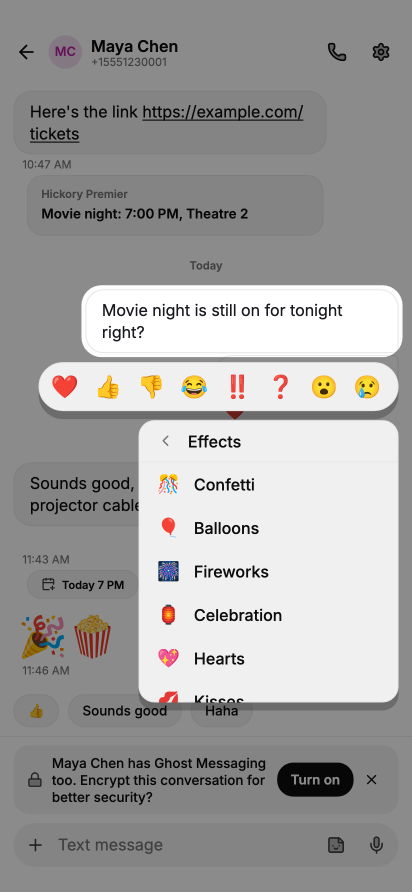
#> input picture test/shots/2-thread-held-effects-light.png, 824 x 1784 px, given in place of 2-thread-light.png, which was not available (shown at 1/2 size)
$ python site-layers.py
#> lines starting #> are read from the running program, lines starting #| are printed output that depends on the picture; after the words box and inside, x2 and y2 are one past the last pixel; in counts of white or black regions, pixels touching at a corner belong together
#!/usr/bin/env python3
"""Cuts the app's own screenshots into the pictures gogho.st uses (site/shots/).

Matt, 2026-11-15: "the phone isn't using a real screenshot from the app, i'd like it to be composed of an "exploded"
view of the app". The screen tests draw the app pixel for pixel (test/shots/*-light.png, at twice size), so the site
shows the real thing: whole screens, and the pieces of one conversation lifted apart for the hero's exploded view.
The site is mostly white (Matt: "a white green so a mostly white with a hint of teal / bluegreen"), so the light
screens are used. Each piece is cut from the app's near-white background (253, 253, 253), which is made see-through
from the crop's edges inwards, so a bubble floats on its own.

  python3 tool/site-layers.py      (after the screen tests redraw: flutter test --update-goldens test/screens_test.dart)
"""
from collections import deque
from pathlib import Path

from PIL import Image, ImageDraw

ROOT = Path(__file__).resolve().parent.parent
SHOTS = ROOT / "test" / "shots"
OUT = ROOT / "site" / "shots"

# Each theme's background in the app, and how near a pixel must be to count as it (a bubble's grey is not). The site
# is dark by default (Matt: "want to have a dark mode that's used by default"), light as a choice: both are cut, the
# dark ones as name-dark.webp.
THEMES = {"light": (253, 4), "dark": (4, 7)}
BG, NEAR = THEMES["light"]


def cut(image, box):
    """The crop with the background around its edges made see-through (a flood from every edge pixel)."""
    piece = image.crop(box).convert("RGBA")
    w, h = piece.size
    px = piece.load()
    seen = bytearray(w * h)
    todo = deque()

    def bg(x, y):
        r, g, b, _ = px[x, y]
        return max(abs(r - BG), abs(g - BG), abs(b - BG)) <= NEAR

    for x in range(w):
        todo.append((x, 0))
        todo.append((x, h - 1))
    for y in range(h):
        todo.append((0, y))
        todo.append((w - 1, y))
    while todo:
        x, y = todo.popleft()
        i = y * w + x
        if seen[i] or not bg(x, y):
            continue
        seen[i] = 1
        px[x, y] = (0, 0, 0, 0)
        if x > 0: todo.append((x - 1, y))
        if x < w - 1: todo.append((x + 1, y))
        if y > 0: todo.append((x, y - 1))
        if y < h - 1: todo.append((x, y + 1))
    # The edge of what is left is softened by a pixel, so it does not show a dark fringe on the page.
    alpha = piece.getchannel("A")
    for y in range(h):
        for x in range(w):
            if alpha.getpixel((x, y)) and any(
                0 <= x + dx < w and 0 <= y + dy < h and not alpha.getpixel((x + dx, y + dy))
                for dx, dy in ((1, 0), (-1, 0), (0, 1), (0, -1))
            ):
                r, g, b, _ = px[x, y]
                px[x, y] = (r, g, b, 150)
    return piece


def pill(image, box, radius):
    """A crop kept to a rounded rectangle: for what floats over other things in the app (the dock, the call banner)."""
    piece = image.crop(box).convert("RGBA")
    mask = Image.new("L", piece.size, 0)
    ImageDraw.Draw(mask).rounded_rectangle((0, 0, piece.size[0] - 1, piece.size[1] - 1), radius=radius, fill=255)
    piece.putalpha(mask)
    return piece


# Writes a piece to site/shots as a WebP: under `name` in the light theme, `name`-dark in the dark.
def save(piece, name, theme="light"):
    name = name if theme == "light" else f"{name}-dark"
    OUT.mkdir(parents=True, exist_ok=True)
    piece.save(OUT / f"{name}.webp", "WEBP", quality=88, method=6)
    print(f"ok site/shots/{name}.webp {piece.size[0]}x{piece.size[1]}")


# Where each piece of the conversation sits in each theme (dark draws the top bubbles a few pixels lower).
PIECES = {
    "light": {
        "x-header": (0, 44, 824, 160), "x-link": (20, 174, 664, 316), "x-place": (46, 344, 656, 478),
        "x-out1": (164, 574, 806, 709), "x-out2": (420, 709, 806, 800), "x-heart": (440, 796, 500, 848),
        "x-ticks": (520, 846, 800, 912), "x-in": (20, 920, 664, 1058), "x-laugh": (582, 1058, 644, 1106),
        "x-emoji": (34, 1222, 232, 1326), "x-chips": (20, 1382, 516, 1464), "x-compose": (20, 1636, 806, 1744),
    },
    "dark": {
        "x-header": (0, 44, 824, 160), "x-link": (20, 182, 664, 326), "x-place": (46, 352, 656, 486),
        "x-out1": (164, 580, 806, 711), "x-out2": (424, 714, 806, 800), "x-heart": (444, 794, 504, 848),
        "x-ticks": (520, 846, 800, 912), "x-in": (20, 922, 664, 1058), "x-laugh": (582, 1058, 644, 1106),
        "x-emoji": (34, 1222, 232, 1326), "x-chips": (20, 1382, 516, 1464), "x-compose": (20, 1636, 806, 1744),
    },
}


# How the exploded view lifts the conversation (Matt: "everything seems a bit jumbled and some text bubbles are
# duplicated"). Seen tipped back, a piece lifted higher slides up the screen; so the lift grows toward the top (the bar
# highest, the composer lowest) and every row slides away from the one under it, never onto it: the screen fans open
# like a staircase. A reaction sits a hair over its own bubble, so it stays on its corner.
PLANE = {
    "x-header": 2.1,
    "x-link": 1.9, "x-place": 1.75,
    "x-out1": 1.5, "x-out2": 1.5, "x-heart": 1.55, "x-ticks": 1.35,
    "x-in": 1.2, "x-laugh": 1.25,
    "x-emoji": 1.0, "x-chips": 0.85,
    "x-compose": 0.65,
}
SCREEN = (824, 1784)


def stack_markup():
    """The hero's layers as HTML, each placed where its piece sits on the screen, in both themes (data-light,
    data-dark: left, top and width in percent), for site/index.html between its STACK markers."""
    lines = []
    for name, plane in PLANE.items():
        spots = {}
        for theme in THEMES:
            l, t, r, _ = PIECES[theme][name]
            spots[theme] = f"{100 * l / SCREEN[0]:.2f},{100 * t / SCREEN[1]:.2f},{100 * (r - l) / SCREEN[0]:.2f}"
        l, t, w = spots["dark"].split(",")
        lines.append(
            f'          <div class="layer" style="--z:{plane};left:{l}%;top:{t}%;width:{w}%" data-light="{spots["light"]}" data-dark="{spots["dark"]}">'
            f'<img src="/shots/{name}-dark.webp" data-shot="{name}" alt=""></div>'
        )
    return "\n".join(lines)


# Puts stack_markup() between the STACK markers of site/index.html; nothing where the page has no markers.
def write_stack():
    page = ROOT / "site" / "index.html"
    html = page.read_text()
    a, b = "<!-- STACK -->", "<!-- /STACK -->"
    if a in html and b in html:
        head, rest = html.split(a, 1)
        _, tail = rest.split(b, 1)
        page.write_text(f"{head}{a}\n{stack_markup()}\n          {b}{tail}")
        print("ok site/index.html: the exploded view's layers")


def main():
    global BG, NEAR
    for theme, (bg, near) in THEMES.items():
        BG, NEAR = bg, near
        thread = Image.open(SHOTS / f"2-thread-{theme}.png")
#> thread is the input picture: PIL image 824x1784 RGBA; mean R, G, B, A 162.9, 161.7, 160.9, 255
        tabs = Image.open(SHOTS / f"20-layout-tabs-{theme}.png")
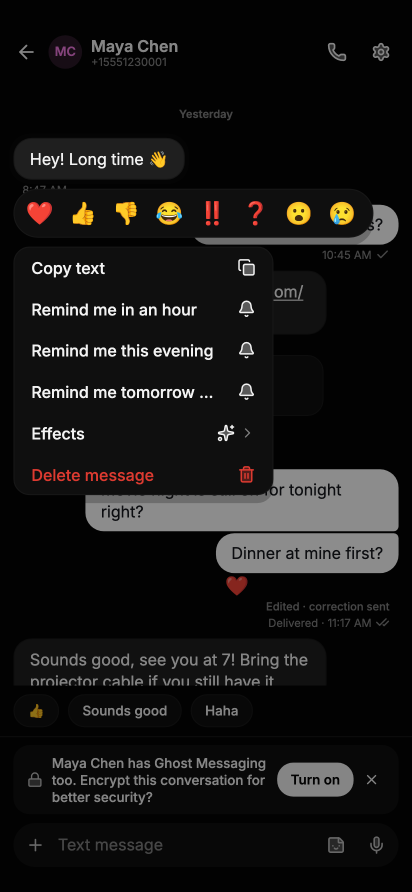
#> input picture test/shots/2-thread-held-theirs-dark.png, 824 x 1784 px, given in place of 20-layout-tabs-light.png, which was not available (shown at 1/2 size)
#> tabs is the input picture: PIL image 824x1784 RGBA; mean R, G, B, A 23, 22, 21.2, 255
        hangout = Image.open(SHOTS / f"21-hangout-{theme}.png")

        # The hero's exploded conversation (2-thread): each piece where it sits on the 824 x 1784 screen.
        for name, box in PIECES[theme].items():
            save(cut(thread, box), name, theme)
#> this loop made 12 passes
#| ok site/shots/x-header.webp 824x116
#| ok site/shots/x-link.webp 644x142
#| ok site/shots/x-place.webp 610x134
#| ok site/shots/x-out1.webp 642x135
#| ok site/shots/x-out2.webp 386x91
#| ok site/shots/x-heart.webp 60x52
#| ok site/shots/x-ticks.webp 280x66
#| ok site/shots/x-in.webp 644x138
#> (further printed lines are left out)
#> pass 1, in cut, `piece = image.crop(box).convert("RGBA")`:
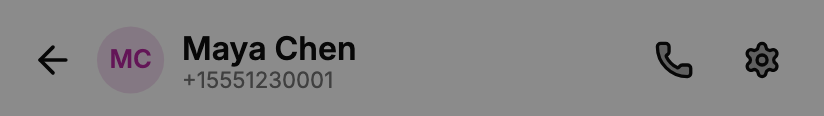
#> piece: PIL image 824x116 RGBA; mean R, G, B, A 133.7, 133, 133.6, 255
        # Floating pieces from other screens.
        save(pill(tabs, (28, 1597, 669, 1716), 60), "x-callbar", theme)
#> in pill, `mask = Image.new("L", piece.size, 0)`: mask: PIL image 641x119 L; every value is 0
#> in pill, `ImageDraw.Draw(mask).rounded_rectangle((0, 0, piece.size[0] - 1, piece..`:
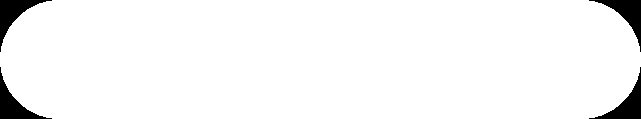
#> mask: PIL image 641x119 L; 96% white; 4 black regions, box (x1, y1, x2, y2) and area: (0, 0, 52, 52) 768, (589, 0, 641, 52) 768, (0, 67, 52, 119) 768, (589, 67, 641, 119) 768
#| ok site/shots/x-callbar.webp 641x119
        save(pill(tabs, (689, 1210, 807, 1696), 59), "x-dock", theme)
#> call 2 of pill, with box = (689, 1210, 807, 1696), radius = 59
#> in pill (call 2), `mask = Image.new("L", piece.size, 0)`: mask: PIL image 118x486 L; every value is 0
#> in pill (call 2), `ImageDraw.Draw(mask).rounded_rectangle((0, 0, piece.size[0] - 1, piece..`:
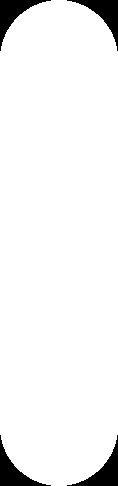
#> mask: PIL image 118x486 L; 94.8% white; 4 black regions, box (x1, y1, x2, y2) and area: (0, 0, 51, 51) 749, (67, 0, 118, 51) 749, (0, 435, 51, 486) 749, (67, 435, 118, 486) 749
#> in pill (call 2), `piece.putalpha(mask)`:
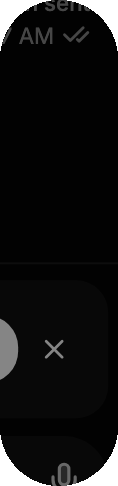
#> piece: PIL image 118x486 RGBA; mean R, G, B, A 7.7, 7.7, 7.7, 241.7; transparent parts drawn white
#| ok site/shots/x-dock.webp 118x486
        save(cut(hangout, (20, 300, 804, 790)), "x-people", theme)
#> in cut (call 13), `piece = image.crop(box).convert("RGBA")`:
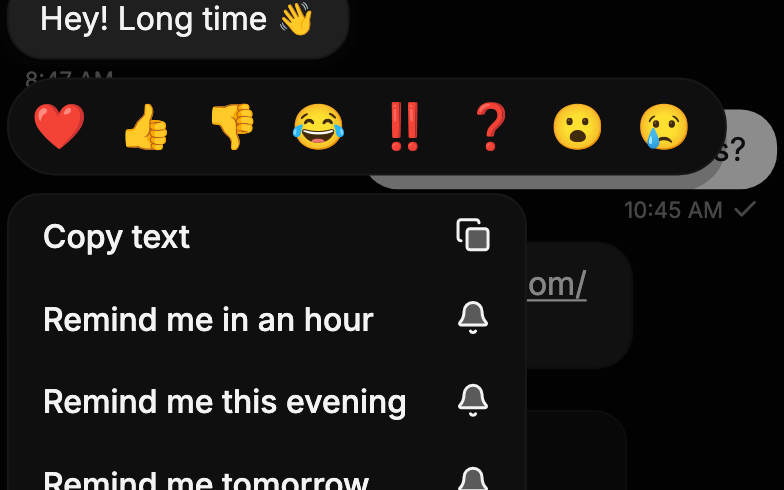
#> piece: PIL image 784x490 RGBA; mean R, G, B, A 28.7, 26.5, 23.5, 255
#> in cut (call 13), `alpha = piece.getchannel("A")`: alpha: PIL image 784x490 L; every value is 255
#| ok site/shots/x-people.webp 784x490
        save(cut(hangout, (160, 1590, 664, 1724)), "x-calldock", theme)
#> in cut (call 14), `piece = image.crop(box).convert("RGBA")`:
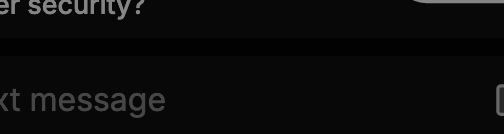
#> piece: PIL image 504x134 RGBA; mean R, G, B, A 11, 11, 11, 255
#> in cut (call 14), `alpha = piece.getchannel("A")`: alpha: PIL image 504x134 L; every value is 255
#| ok site/shots/x-calldock.webp 504x134

        # Settings › Voice and video from its Volume section down: the boost, Music mode, noise suppression.
#> (the run stopped early here; a loop or call above may not have finished)
